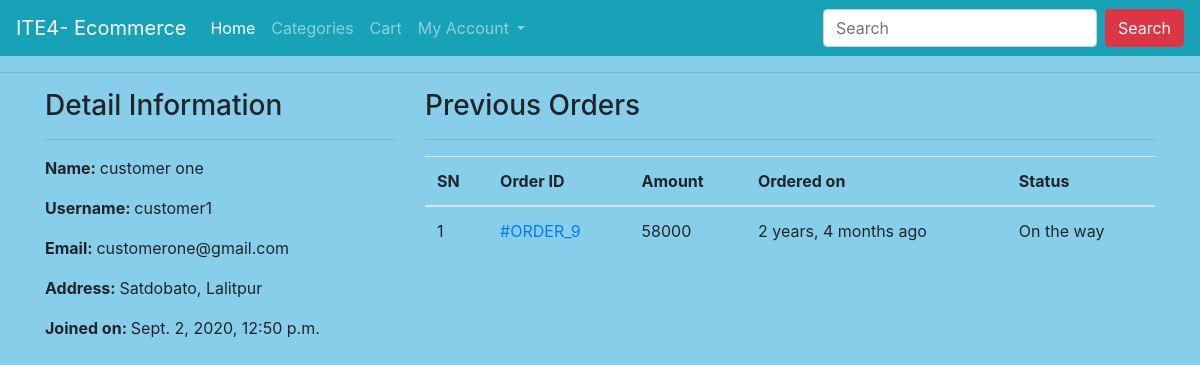
Page /profile/ (signed in) on the committed database.
### ecomapp/models.py (models this page shows, shortened)
class Customer(models.Model):
    user = models.OneToOneField(User, on_delete=models.CASCADE)
    full_name = models.CharField(max_length=200)
    address = models.CharField(max_length=200, null=True, blank=True)
    joined_on = models.DateTimeField(auto_now_add=True)

class Order(models.Model):
    cart = models.OneToOneField(Cart, on_delete=models.CASCADE)
    ordered_by = models.CharField(max_length=200)
    shipping_address = models.CharField(max_length=200)
    mobile = models.CharField(max_length=10)
    email = models.EmailField(null=True, blank=True)
    subtotal = models.PositiveIntegerField()
    discount = models.PositiveIntegerField()
    total = models.PositiveIntegerField()
    order_status = models.CharField(max_length=50, choices=ORDER_STATUS)
    created_at = models.DateTimeField(auto_now_add=True)
    payment_method = models.CharField(
        max_length=20, choices=METHOD, default="Cash On Delivery")
    payment_completed = models.BooleanField(
        default=False, null=True, blank=True)

### ecomapp/views.py (the view)
# urls.py: path("profile/", CustomerProfileView.as_view(), name="customerprofile"),
class CustomerProfileView(TemplateView):
    template_name = "customerprofile.html"
    def dispatch(self, request, *args, **kwargs):
        if request.user.is_authenticated and Customer.objects.filter(user=request.user).exists():
            pass
        else:
            return redirect("/login/?next=/profile/")
        return super().dispatch(request, *args, **kwargs)
    def get_context_data(self, **kwargs):
        context = super().get_context_data(**kwargs)
        customer = self.request.user.customer
        context['customer'] = customer
        orders = Order.objects.filter(cart__customer=customer).order_by("-id")
        context["orders"] = orders
        return context

### templates/customerprofile.html (shortened to what this page needs)
{% extends 'base.html' %}
{% block content %}
<div class="container">
    <div class="row">
        <div class="col-md-4">
            <h3>Detail Information</h3><hr>
            <p><span class="font-weight-bold">Name: </span> {{customer.full_name}}</p>
            <p><span class="font-weight-bold">Username: </span> {{customer.user.username}}</p>
            <p><span class="font-weight-bold">Email: </span> {{customer.user.email}}</p>
            <p><span class="font-weight-bold">Address: </span> {{customer.address}}</p>
            <p><span class="font-weight-bold">Joined on: </span> {{customer.joined_on}}</p>
        </div>
        <div class="col-md-8">
            <h3>Previous Orders</h3>
            <hr>
            <table class="table">
                <thead>
                    <tr>
                        <th>SN</th>
                        <th>Order ID</th>
                        <th>Amount</th>
                        <th>Ordered on</th>
                        <th>Status</th>
                    </tr>
                </thead>
                <tbody>
                    {% for ord in orders %}
                    <tr>
                        <td>{{forloop.counter}}</td>
                        <td><a href="{% url 'ecomapp:customerorderdetail' ord.pk %}"> #ORDER_{{ord.id}}</a></td>
                        <td>{{ord.total}}</td>
                        <td>{{ord.created_at|timesince}} ago</td>
                        <td>{{ord.order_status}}</td>
                    </tr>
                    {% endfor %}
                </tbody>
            </table>
        </div>
    </div>
</div>
{% endblock %}

### rows in the picture
Customer: full_name "customer one", user.username "customer1", user.email "customerone@gmail.com", address "Satdobato, Lalitpur", joined_on "Sept. 2, 2020, 12:50 p.m."
Order: id "9", total "58000", created_at "2 years, 4 months", order_status "On the way"
